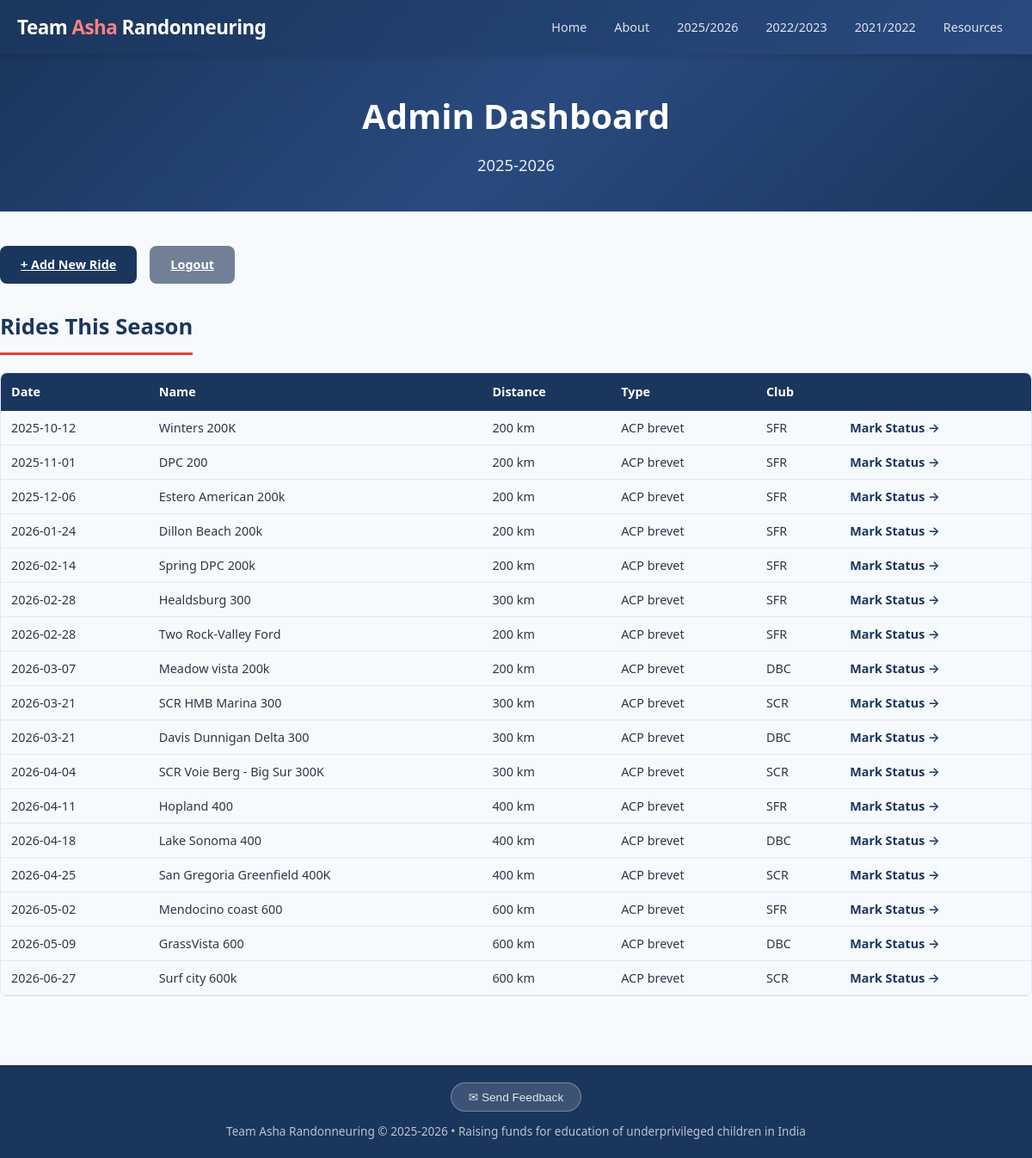
/admin/ (signed in), run on the app's committed database.
### tables this page shows
CREATE TABLE season (
        id INTEGER PRIMARY KEY AUTOINCREMENT,
        name TEXT UNIQUE NOT NULL,
        start_date DATE,
        end_date DATE,
        is_current BOOLEAN DEFAULT 0
    );

CREATE TABLE ride (
        id INTEGER PRIMARY KEY AUTOINCREMENT,
        season_id INTEGER NOT NULL REFERENCES season(id),
        club_id INTEGER REFERENCES club(id),
        name TEXT NOT NULL,
        ride_type TEXT,  -- 'ACP brevet', 'RUSA populaire', 'ACP flèche', 'permanent'
        date DATE NOT NULL,
        distance_km INTEGER NOT NULL,
        elevation_ft INTEGER,
        distance_miles REAL,
        ft_per_mile REAL,
        rwgps_url TEXT,
        rusa_event_id TEXT,
        is_team_ride BOOLEAN DEFAULT 1
    );

CREATE TABLE club (
        id INTEGER PRIMARY KEY AUTOINCREMENT,
        code TEXT UNIQUE NOT NULL,
        name TEXT NOT NULL,
        region TEXT NOT NULL
    );

### routes/admin.py (the view)
@admin_bp.route('/')
@login_required
def dashboard():
    current = get_current_season()
    rides = get_rides_for_season(current['id']) if current else []
    return render_template('admin/dashboard.html', season=current, rides=rides)

### app.py (called while the page is built)
def create_app():
    app = Flask(__name__)
    app.config.from_object(Config)
    db.init_app(app)
    from routes.main import main_bp
    from routes.riders import riders_bp
    from routes.signup import signup_bp
    from routes.admin import admin_bp
    app.register_blueprint(main_bp)
    app.register_blueprint(riders_bp)
    app.register_blueprint(signup_bp, url_prefix='/signup')
    app.register_blueprint(admin_bp, url_prefix='/admin')
    @app.template_filter('commafy')
    def commafy_filter(value):
        try:
            return f"{int(value):,}"
        except (ValueError, TypeError):
            return value
    @app.context_processor
    def inject_helpers():
        from models import get_all_seasons, get_current_season
        return dict(
            seasons=get_all_seasons(),
            current_season=get_current_season(),
        )
    return app

### auth.py (called while the page is built)
def login_required(f):
    @wraps(f)
    def decorated(*args, **kwargs):
        if not session.get('logged_in'):
            return redirect(url_for('admin.login', next=request.path))
        return f(*args, **kwargs)
    return decorated

### db.py (called while the page is built)
def get_db():
    if 'db' not in g:
        g.db = sqlite3.connect(current_app.config['DB_PATH'])
        g.db.row_factory = sqlite3.Row
        g.db.execute("PRAGMA foreign_keys = ON")
    return g.db

### models.py (called while the page is built)
def get_all_seasons():
    return get_db().execute("SELECT * FROM season ORDER BY start_date DESC").fetchall()

def get_current_season():
    return get_db().execute("SELECT * FROM season WHERE is_current = 1").fetchone()

def get_rides_for_season(season_id):
    return get_db().execute("""
        SELECT ri.*, c.code as club_code, c.name as club_name
        FROM ride ri LEFT JOIN club c ON ri.club_id = c.id
        WHERE ri.season_id = ?
        ORDER BY ri.date
    """, (season_id,)).fetchall()

### templates/admin/dashboard.html (shortened to what this page needs)
{% extends "base.html" %}
{% block content %}
<div class="hero" style="padding:40px 20px;">
<h1>Admin Dashboard</h1>
<p>{{ season.name if season else 'No active season' }}</p>
</div>
<div class="container section">
<div style="display:flex;gap:15px;margin-bottom:30px;flex-wrap:wrap;">
<a href="{{ url_for('admin.add_ride') }}" class="btn btn-primary">+ Add New Ride</a>
<a href="{{ url_for('admin.logout') }}" class="btn" style="background:var(--text-light);color:#fff;">Logout</a>
</div>
{% if rides %}
<h2>Rides This Season</h2>
<div class="table-wrap">
<table>
<thead>
<tr>
<th>Date</th>
<th>Name</th>
<th>Distance</th>
<th>Type</th>
<th>Club</th>
<th></th>
</tr>
</thead>
<tbody>
{% for r in rides %}
<tr>
<td>{{ r.date }}</td>
<td>{{ r.name }}</td>
<td>{{ r.distance_km }} km</td>
<td>{{ r.ride_type or '' }}</td>
<td>{{ r.club_code or '' }}</td>
<td>
<a href="{{ url_for('admin.mark_status', ride_id=r.id) }}" class="rider-link">Mark Status &rarr;</a>
</td>
</tr>
{% endfor %}
</tbody>
</table>
</div>
{% else %}
<p style="color:var(--text-light);">No rides yet this season. Add one above!</p>
{% endif %}
</div>
{% endblock %}

### templates/base.html (shortened to what this page needs)
<!DOCTYPE html>
<html lang="en">
<head>
<link rel="stylesheet" href="{{ url_for('static', filename='style.css') }}">
</head>
<body>
<header>
<div class="header-inner">
<div class="logo"><a href="{{ url_for('main.index') }}">Team <span>Asha</span> Randonneuring</a></div>
<nav>
    <a href="{{ url_for('main.index') }}" {% if request.endpoint == 'main.index' %}class="active"{% endif %}>Home</a>
    <a href="{{ url_for('main.about') }}" {% if request.endpoint == 'main.about' %}class="active"{% endif %}>About</a>
    {% for s in seasons %}
    {% set is_active = request.view_args.get('season_name') == s.name and (request.endpoint == 'riders.season_riders' or request.endpoint == 'riders.upcoming_brevets') %}
    {% if s.is_current %}
    <div class="nav-dropdown">
        <a href="{{ url_for('riders.season_riders', season_name=s.name) }}" {% if is_active %}class="active"{% endif %}>{{ s.name[:4] }}/{{ s.name[5:] }}</a>
    </div>
    {% else %}
    <a href="{{ url_for('riders.season_riders', season_name=s.name) }}"
       {% if is_active %}class="active"{% endif %}>
       {{ s.name[:4] }}/{{ s.name[5:] }}
    </a>
    {% endif %}
    {% endfor %}
    <a href="{{ url_for('main.resources') }}" {% if request.endpoint == 'main.resources' %}class="active"{% endif %}>Resources</a>
</nav>
</div>
</header>
{% block content %}{% endblock %}
<footer>
<div class="container">
<div style="margin-bottom:12px;">
<button class="feedback-btn" onclick="document.getElementById('feedback-modal').style.display='flex'">&#x2709; Send Feedback</button>
</div>
Team Asha Randonneuring &copy; 2025-2026 &bull; Raising funds for education of underprivileged children in India
</div>
</footer>
</body>
</html>

### static/style.css (style rules this page uses)
:root { --primary: #1a365d; --accent: #e53e3e; --accent-light: #fc8181; --bg: #f7fafc; --card-bg: #ffffff; --text: #2d3748; --text-light: #718096; --border: #e2e8f0; --success: #38a169; --warning: #d69e2e; --danger: #e53e3e; }
* { margin: 0; padding: 0; box-sizing: border-box; }
body { font-family: 'Segoe UI', system-ui, -apple-system, sans-serif; background: var(--bg); color: var(--text); line-height: 1.6; }
.container { max-width: 1200px; margin: 0 auto; padding: 0 20px; }
header { background: linear-gradient(135deg, var(--primary) 0%, #2a4a7f 100%); color: white; padding: 0; position: sticky; top: 0; z-index: 100; box-shadow: 0 2px 10px rgba(0,0,0,0.15); }
.header-inner { display: flex; align-items: center; justify-content: space-between; padding: 12px 20px; max-width: 1200px; margin: 0 auto; }
.logo { font-size: 1.4rem; font-weight: 700; letter-spacing: -0.5px; }
.logo span { color: var(--accent-light); }
.logo a { color: inherit; text-decoration: none; }
nav { display: flex; gap: 4px; flex-wrap: wrap; }
nav a { color: rgba(255,255,255,0.85); text-decoration: none; padding: 8px 14px; border-radius: 6px; font-size: 0.9rem; font-weight: 500; transition: all 0.2s; }
.hero { background: linear-gradient(135deg, var(--primary) 0%, #2a4a7f 50%, #1a365d 100%); color: white; padding: 60px 20px; text-align: center; }
.hero h1 { font-size: 2.5rem; margin-bottom: 10px; font-weight: 800; }
.hero p { font-size: 1.15rem; opacity: 0.9; max-width: 700px; margin: 0 auto; }
.section { padding: 40px 0; }
.section h2 { font-size: 1.6rem; margin-bottom: 20px; color: var(--primary); padding-bottom: 10px; border-bottom: 3px solid var(--accent); display: inline-block; }
table { width: 100%; border-collapse: collapse; font-size: 0.9rem; }
th { background: var(--primary); color: white; padding: 10px 12px; text-align: left; font-weight: 600; white-space: nowrap; position: sticky; top: 0; }
td { padding: 8px 12px; border-bottom: 1px solid var(--border); }
.rider-link { color: var(--primary); text-decoration: none; font-weight: 600; }
.table-wrap { overflow-x: auto; border-radius: 8px; border: 1px solid var(--border); }
.table-wrap table { margin: 0; }
footer { background: var(--primary); color: rgba(255,255,255,0.7); text-align: center; padding: 20px; margin-top: 40px; font-size: 0.85rem; }
.nav-dropdown { position: relative; display: inline-block; }
.nav-dropdown > a { color: rgba(255,255,255,0.85); text-decoration: none; padding: 8px 14px; border-radius: 6px; font-size: 0.9rem; font-weight: 500; transition: all 0.2s; display: inline-block; }
.nav-dropdown::after { content: ''; position: absolute; top: 100%; left: 0; width: 100%; height: 10px; }
.btn { display: inline-block; padding: 10px 24px; border-radius: 8px; font-weight: 600; font-size: 0.9rem; cursor: pointer; border: none; transition: opacity 0.2s; }
.btn-primary { background: var(--primary); color: white; }
.feedback-btn { display: inline-block; padding: 8px 20px; background: rgba(255,255,255,0.15); color: rgba(255,255,255,0.85); border: 1px solid rgba(255,255,255,0.3); border-radius: 20px; font-size: 0.85rem; font-weight: 500; cursor: pointer; transition: all 0.2s; }

### data on the page
season: name "2025", name "2026", name "2025-2026"
season: name "2022", name "2023"
season: name "2021", name "2022"
ride: date "2025-10-12", name "Winters 200K", distance_km "200", ride_type "ACP brevet", code "SFR"
ride: date "2025-11-01", name "DPC 200", distance_km "200", ride_type "ACP brevet", code "SFR"
ride: date "2025-12-06", name "Estero American 200k", distance_km "200", ride_type "ACP brevet", code "SFR"
ride: date "2026-01-24", name "Dillon Beach 200k", distance_km "200", ride_type "ACP brevet", code "SFR"
ride: date "2026-02-14", name "Spring DPC 200k", distance_km "200", ride_type "ACP brevet", code "SFR"
ride: date "2026-02-28", name "Healdsburg 300", distance_km "300", ride_type "ACP brevet", code "SFR"
ride: date "2026-02-28", name "Two Rock-Valley Ford", distance_km "200", ride_type "ACP brevet", code "SFR"
ride: date "2026-03-07", name "Meadow vista 200k", distance_km "200", ride_type "ACP brevet", code "DBC"
ride: date "2026-03-21", name "SCR HMB Marina 300", distance_km "300", ride_type "ACP brevet", code "SCR"
ride: date "2026-03-21", name "Davis Dunnigan Delta 300", distance_km "300", ride_type "ACP brevet", code "DBC"
ride: date "2026-04-04", name "SCR Voie Berg - Big Sur 300K", distance_km "300", ride_type "ACP brevet", code "SCR"
ride: date "2026-04-11", name "Hopland 400", distance_km "400", ride_type "ACP brevet", code "SFR"
ride: date "2026-04-18", name "Lake Sonoma 400", distance_km "400", ride_type "ACP brevet", code "DBC"
ride: date "2026-04-25", name "San Gregoria Greenfield 400K", distance_km "400", ride_type "ACP brevet", code "SCR"
ride: date "2026-05-02", name "Mendocino coast 600", distance_km "600", ride_type "ACP brevet", code "SFR"
ride: date "2026-05-09", name "GrassVista 600", distance_km "600", ride_type "ACP brevet", code "DBC"
ride: date "2026-06-27", name "Surf city 600k", distance_km "600", ride_type "ACP brevet", code "SCR"
